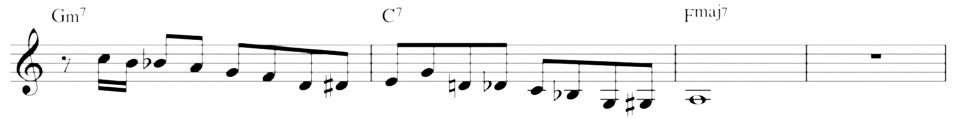
#> input picture images/pngs/00licks.png, 1920 x 238 px (shown at 1/2 size); its folder holds only this picture in this run
$ python build_source_pdf.py
#> lines starting #> are read from the running program, lines starting #| are printed output that depends on the picture
"""Assemble pngs/{00..99}licks.png into a single PDF, labeled, for side-by-side
checking against pianolicks.pdf and harplicks.pdf transcriptions.
"""
from pathlib import Path
from PIL import Image, ImageDraw, ImageFont

IMG_DIR = Path(__file__).parent
PNG_DIR = IMG_DIR / "pngs"
OUT = IMG_DIR / "sourcelicks.pdf"

PAGE_W, PAGE_H = 1700, 2200         # letter-ish @ 200dpi
MARGIN = 40
LABEL_H = 40
GAP = 20
PER_PAGE = 6                        # licks per page

def find_font(size):
#> called with size = 32
    for p in ["/usr/share/fonts/truetype/dejavu/DejaVuSans-Bold.ttf",
              "/usr/share/fonts/truetype/liberation/LiberationSans-Bold.ttf"]:
        if Path(p).exists():
            return ImageFont.truetype(p, size)
    return ImageFont.load_default()

def main():
    label_font = find_font(32)
    pages = []
    licks = sorted(PNG_DIR.glob("[0-9][0-9]licks.png"))
    if not licks:
        raise SystemExit("no licks found")
    # Compute max strip width to fit page
    strip_w = PAGE_W - 2 * MARGIN
    slot_h = (PAGE_H - 2 * MARGIN - (PER_PAGE - 1) * GAP) // PER_PAGE
    img_h = slot_h - LABEL_H

    for page_start in range(0, len(licks), PER_PAGE):
        page = Image.new("RGB", (PAGE_W, PAGE_H), "white")
#> page: PIL image 1700x2200 RGB; every value is 255
        draw = ImageDraw.Draw(page)
        y = MARGIN
        for lick_path in licks[page_start : page_start + PER_PAGE]:
            # Label
            label = f"Lick {lick_path.stem[:2]}"
            draw.text((MARGIN, y), label, fill="black", font=label_font)
            y += LABEL_H
            # Image, scaled to fit width
            im = Image.open(lick_path)
#> im is the input picture: PIL image 1920x238 RGBA; mean R, G, B, A 0, 0, 0, 13.1
            if im.mode == "RGBA":
                bg = Image.new("RGB", im.size, "white")
#> bg: PIL image 1920x238 RGB; every value is 255
                bg.paste(im, mask=im.split()[3])
                im = bg
            else:
                im = im.convert("RGB")
            scale = min(strip_w / im.width, img_h / im.height)
#> scale = 0.844
            new_w, new_h = int(im.width * scale), int(im.height * scale)
#> new_w = 1620; new_h = 200
            im = im.resize((new_w, new_h), Image.LANCZOS)
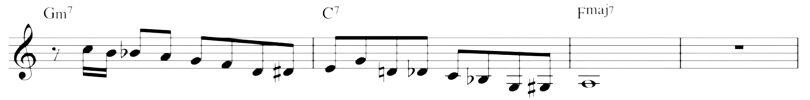
#> im: PIL image 1620x200 RGB (shown at 1/2 size); min 0, max 255, mean 241.6
            page.paste(im, (MARGIN, y))
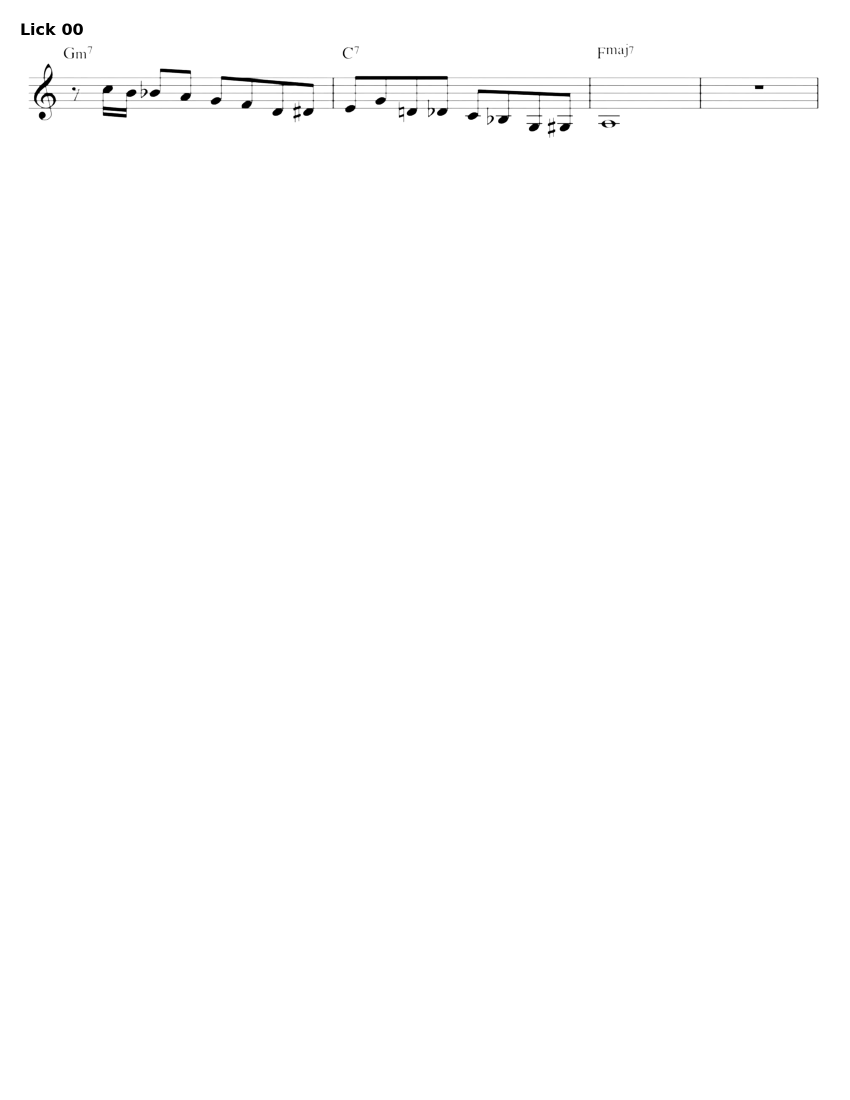
#> page: PIL image 1700x2200 RGB (shown at 1/2 size); min 0, max 255, mean 253.8
            y += img_h + GAP - LABEL_H + LABEL_H  # reset for slot layout
            y = y if y == MARGIN + LABEL_H + img_h + GAP else y
            # simpler: just advance by slot_h + GAP - LABEL_H (already added label)
            y = y  # (kept simple — advance happens naturally below)
        # Rebuild y deterministically
        page = Image.new("RGB", (PAGE_W, PAGE_H), "white")
        draw = ImageDraw.Draw(page)
        y = MARGIN
        for lick_path in licks[page_start : page_start + PER_PAGE]:
            label = f"Lick {lick_path.stem[:2]}"
            draw.text((MARGIN, y), label, fill="black", font=label_font)
            im = Image.open(lick_path)
            if im.mode == "RGBA":
                bg = Image.new("RGB", im.size, "white")
                bg.paste(im, mask=im.split()[3])
                im = bg
            else:
                im = im.convert("RGB")
            scale = min(strip_w / im.width, img_h / im.height)
            new_w, new_h = int(im.width * scale), int(im.height * scale)
            im = im.resize((new_w, new_h), Image.LANCZOS)
            page.paste(im, (MARGIN, y + LABEL_H))
            y += slot_h + GAP
        pages.append(page)

    pages[0].save(OUT, save_all=True, append_images=pages[1:],
                  format="PDF", resolution=200.0)
    print(f"wrote {OUT}  ({len(pages)} pages)")
#| wrote images/sourcelicks.pdf  (1 pages)

if __name__ == "__main__":
    main()

$ run again, on images/pngs/04licks.png
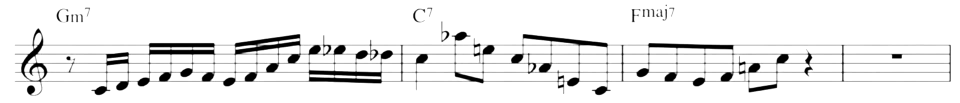
#> input picture images/pngs/04licks.png, 1920 x 205 px (shown at 1/2 size)
#> in main, im is the input picture: PIL image 1920x205 RGBA; mean R, G, B, A 0, 0, 0, 20
#> in main, `im = im.resize((new_w, new_h), Image.LANCZOS)`:
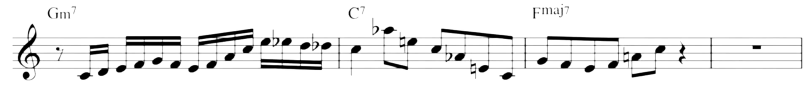
#> im: PIL image 1620x172 RGB (shown at 1/2 size); min 0, max 255, mean 234.8
#> in main, `page.paste(im, (MARGIN, y))`:
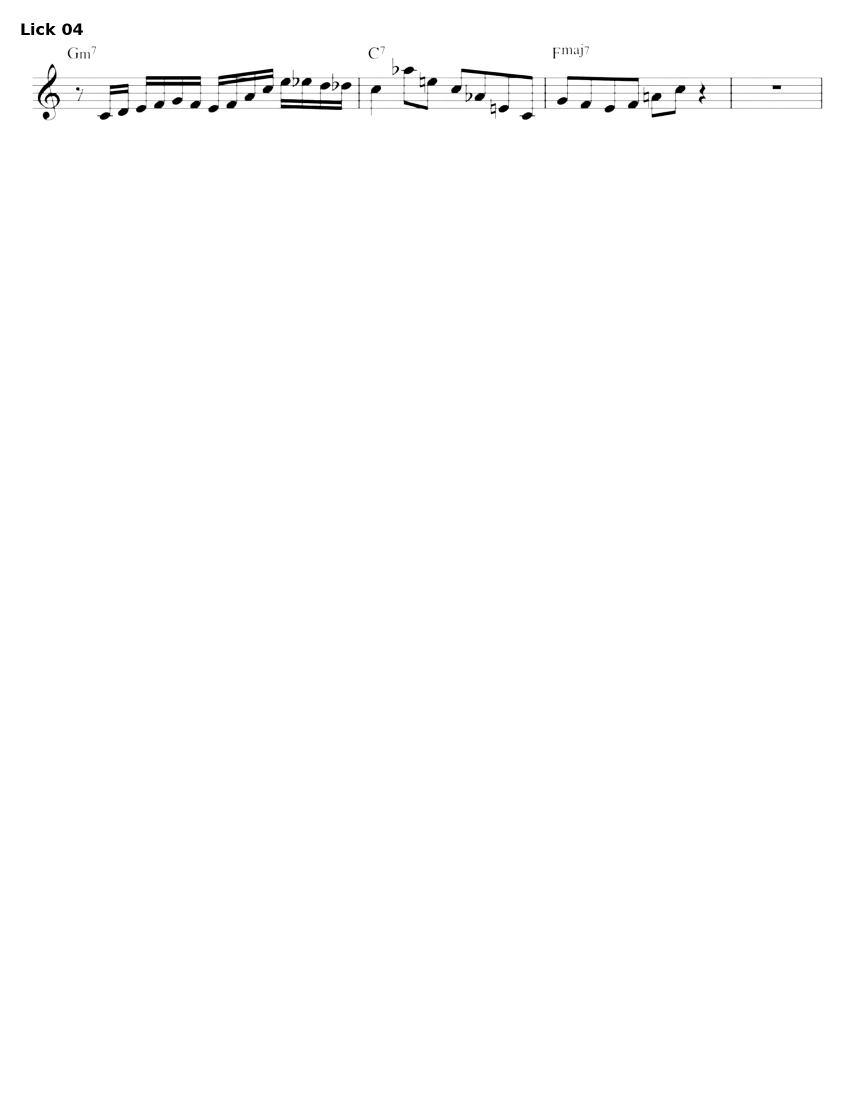
#> page: PIL image 1700x2200 RGB (shown at 1/2 size); min 0, max 255, mean 253.4
#| wrote images/sourcelicks.pdf  (1 pages)

$ run again, on images/pngs/05licks.png
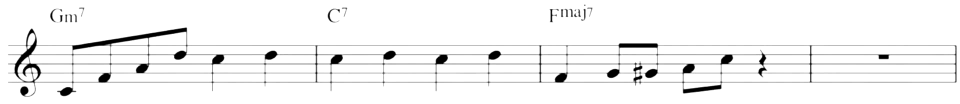
#> input picture images/pngs/05licks.png, 1920 x 207 px (shown at 1/2 size)
#> in main, im is the input picture: PIL image 1920x207 RGBA; mean R, G, B, A 0, 0, 0, 11.9
#> in main, `im = im.resize((new_w, new_h), Image.LANCZOS)`:
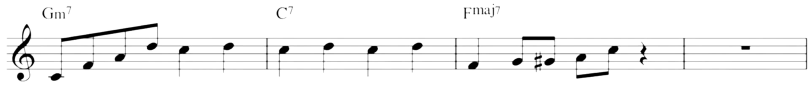
#> im: PIL image 1620x174 RGB (shown at 1/2 size); min 0, max 255, mean 242.8
#> in main, `page.paste(im, (MARGIN, y))`:
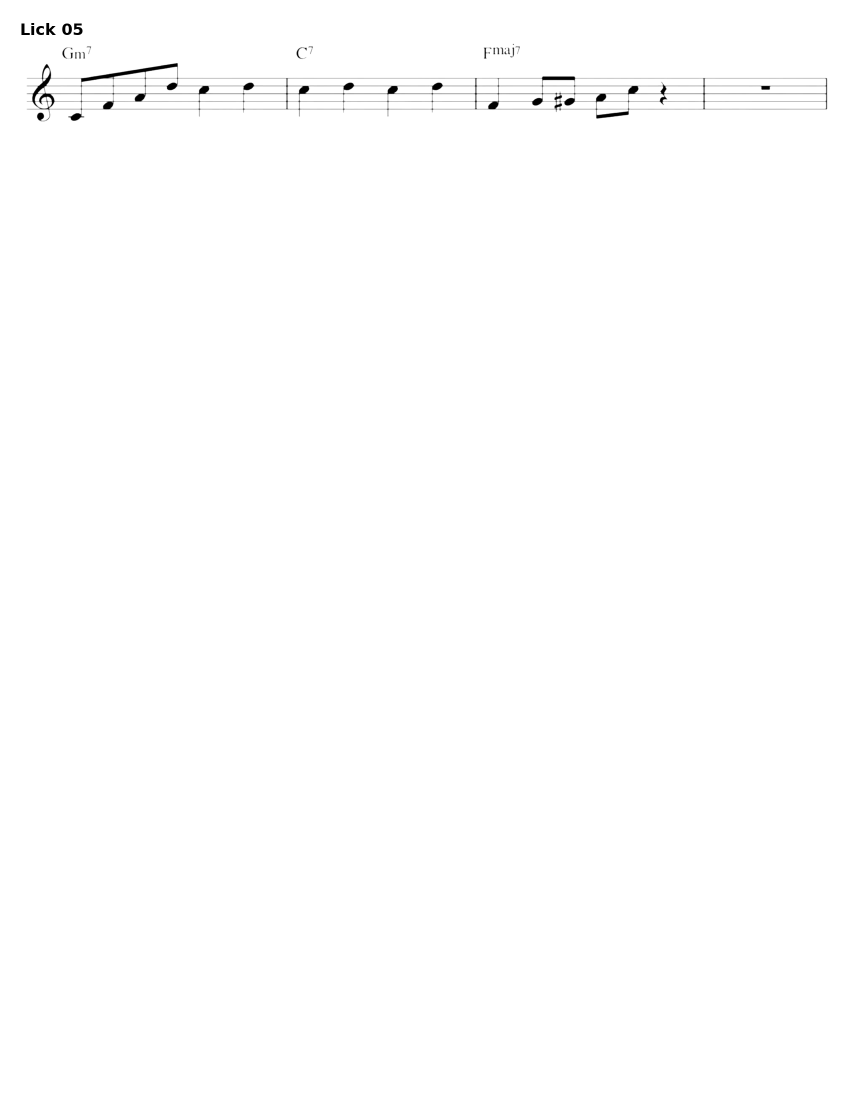
#> page: PIL image 1700x2200 RGB (shown at 1/2 size); min 0, max 255, mean 254
#| wrote images/sourcelicks.pdf  (1 pages)

$ run again, on images/pngs/06licks.png
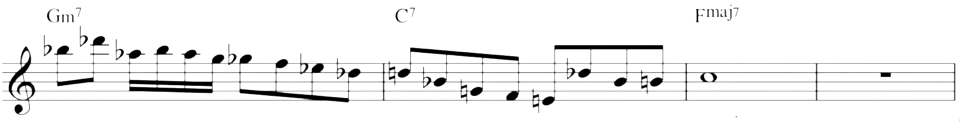
#> input picture images/pngs/06licks.png, 1920 x 243 px (shown at 1/2 size)
#> in main, im is the input picture: PIL image 1920x243 RGBA; mean R, G, B, A 0, 0, 0, 14.8
#> in main, `im = im.resize((new_w, new_h), Image.LANCZOS)`:
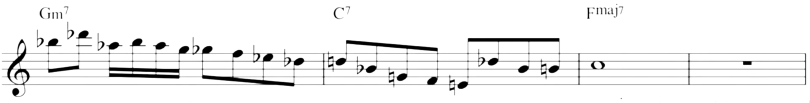
#> im: PIL image 1620x205 RGB (shown at 1/2 size); min 0, max 255, mean 239.9
#> in main, `page.paste(im, (MARGIN, y))`:
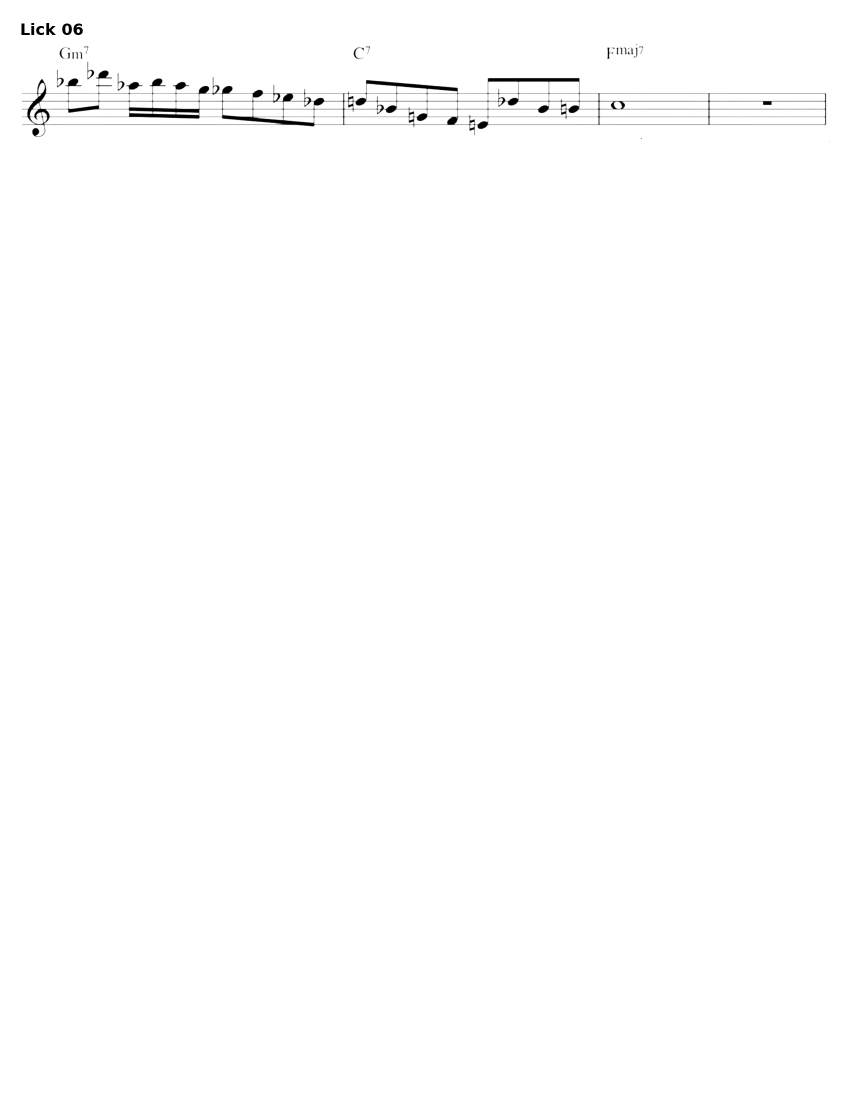
#> page: PIL image 1700x2200 RGB (shown at 1/2 size); min 0, max 255, mean 253.6
#| wrote images/sourcelicks.pdf  (1 pages)

$ run again, on images/pngs/01licks.png
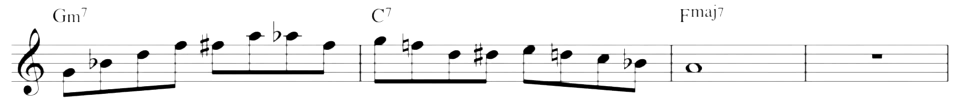
#> input picture images/pngs/01licks.png, 1920 x 208 px (shown at 1/2 size)
#> in main, im is the input picture: PIL image 1920x208 RGBA; mean R, G, B, A 0, 0, 0, 14.8
#> in main, `im = im.resize((new_w, new_h), Image.LANCZOS)`:
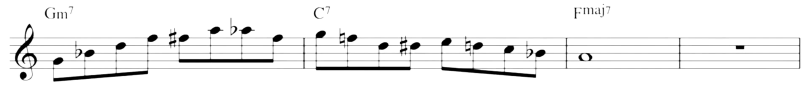
#> im: PIL image 1620x175 RGB (shown at 1/2 size); min 0, max 255, mean 240
#> in main, `page.paste(im, (MARGIN, y))`:
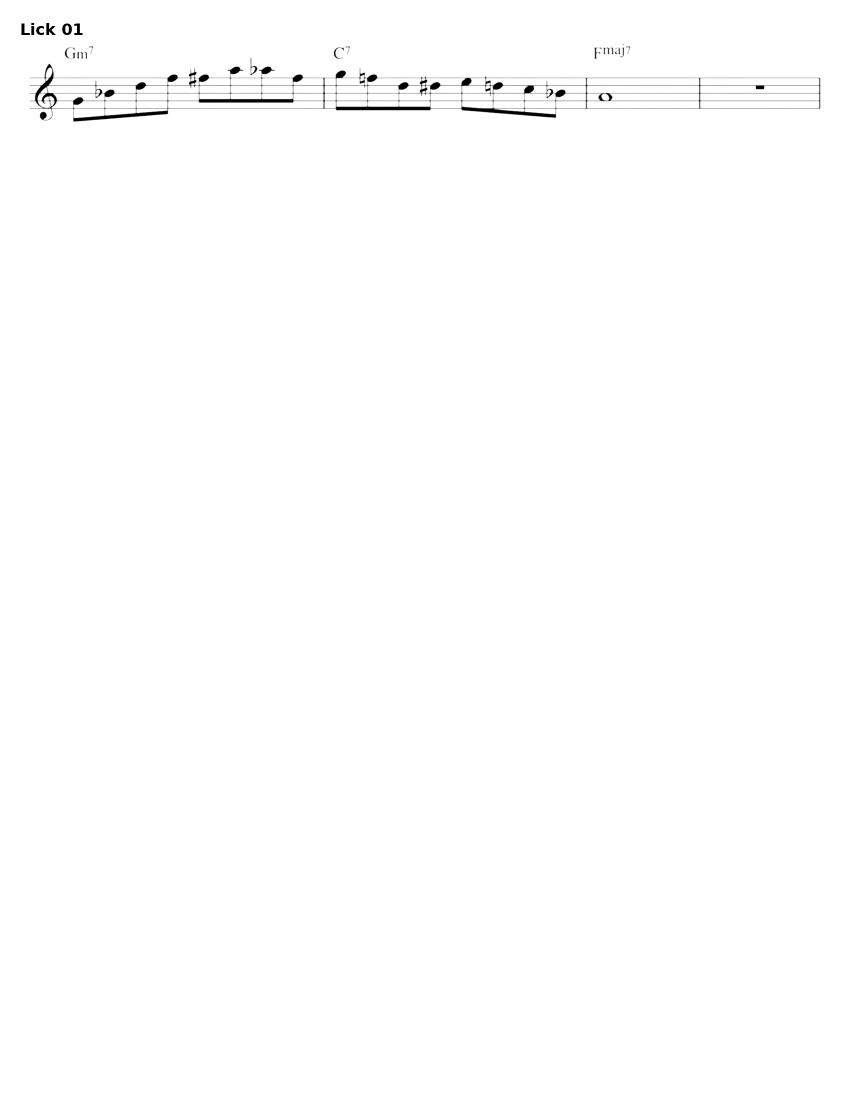
#> page: PIL image 1700x2200 RGB (shown at 1/2 size); min 0, max 255, mean 253.8
#| wrote images/sourcelicks.pdf  (1 pages)
